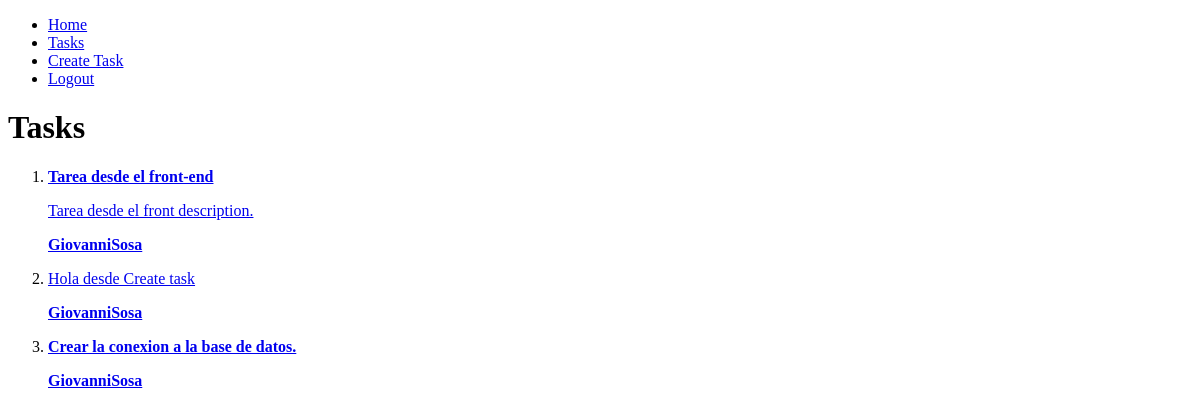
/tasks/ (signed in), run on an earlier commit of the app's database.
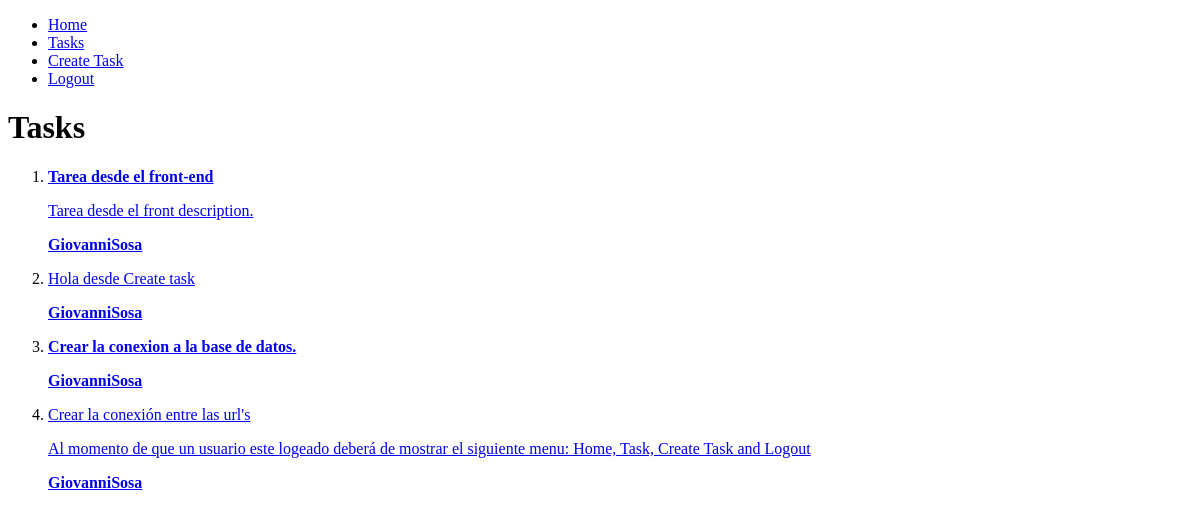
And on a later commit of the database.
### tasks/models.py (models this page shows, shortened)
class Task(models.Model):
    title = models.CharField(max_length=200)
    description = models.TextField(blank=True)
    created = models.DateTimeField(auto_now_add=True)
    datecompleted = models.DateTimeField(null=True, blank=True) #blanck=True indica que es opcional solo el admin y no en la base de datos
    important = models.BooleanField(default=False)
    user = models.ForeignKey(User, on_delete=models.CASCADE) #elimina datos en cascada

### tasks/views.py (the view)
# urls.py: path('tasks/', views.tasks, name='tasks'),
def tasks(request):
    tasks = Task.objects.filter(user=request.user, datecompleted__isnull=True)
    return render(request, 'tasks.html',{'tasks':tasks})

### tasks/templates/tasks.html (shortened to what this page needs)
{% extends "base.html" %}
{% block content %}
<h1>Tasks</h1>
<ol>
    {% for task in tasks %}
     <li>
        <a href='{% url "task_detail" task.id%}'>
            {% if task.important %}
            <strong>{{task.title}}</strong>
            {% else %}
                {{task.title}}
            {% endif %}
            <p>{{task.description}}</p>
            <p><strong>{{task.user.username}}</strong></p>
        </a>
     </li>
    {% endfor %}
</ol>
{% endblock  %}

What changed in the data, as far as the page shows it:
added Task: title "Crear la conexión entre las url's", description "Al momento de que un usuario este logeado deberá de mostrar el siguiente menu: Home, Task, Create Task and Logout", user.username "GiovanniSosa"
